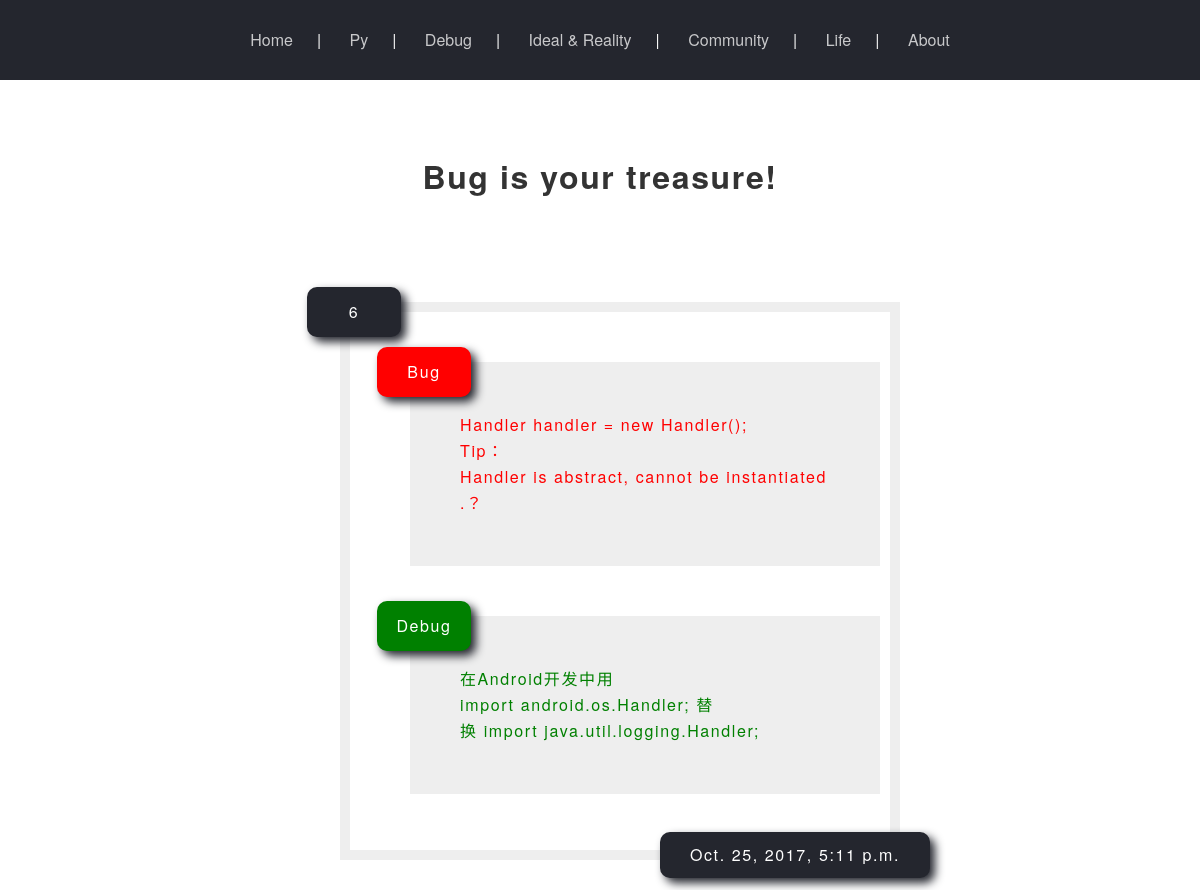
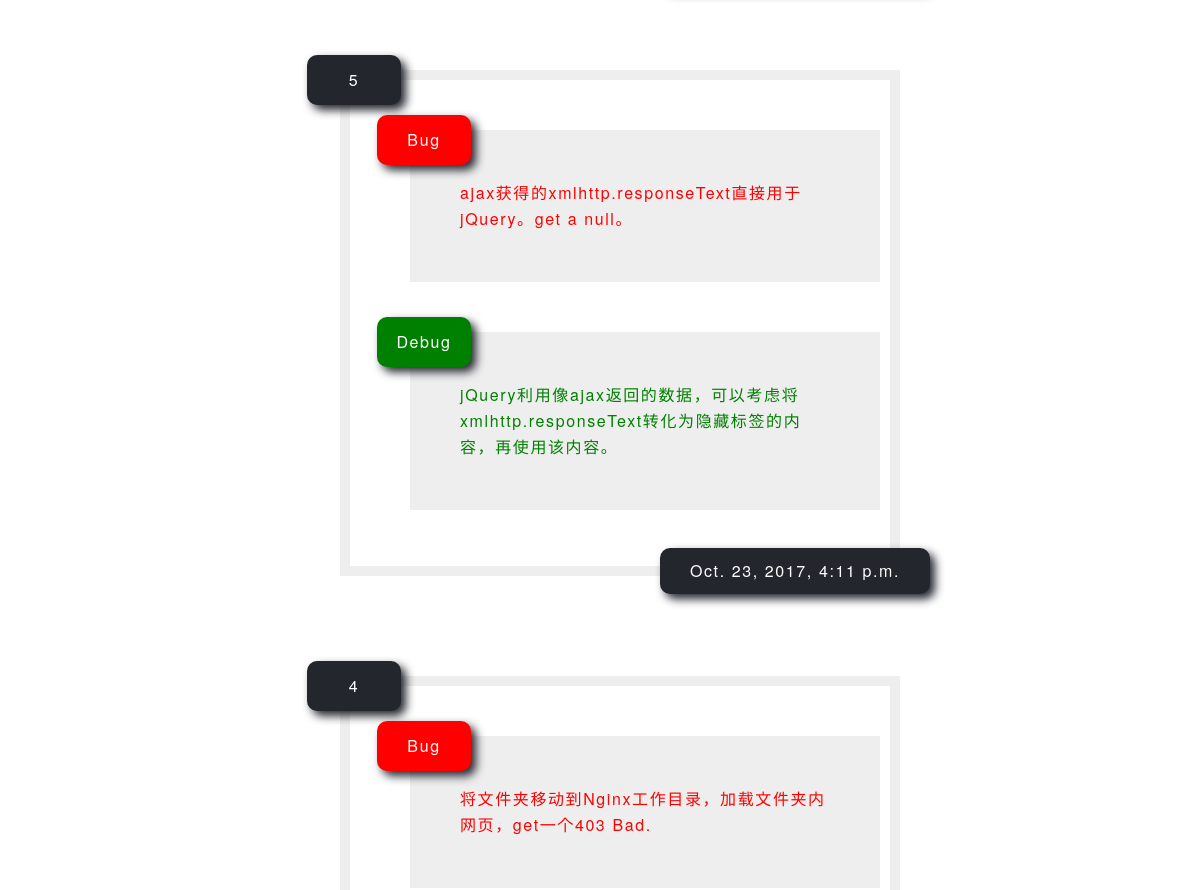
The page /debug/ (upper part) on the database as committed earlier (2 pictures, top to bottom).
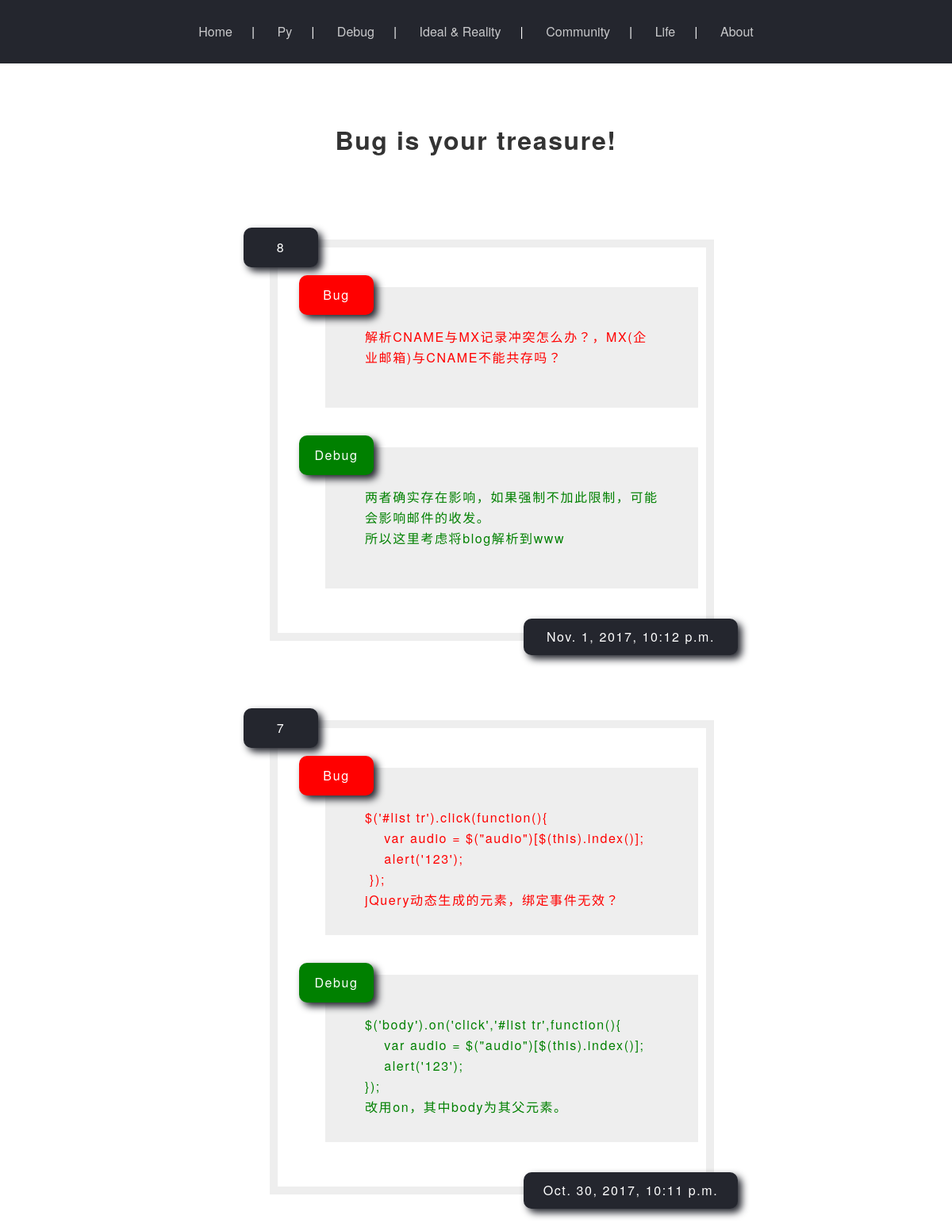
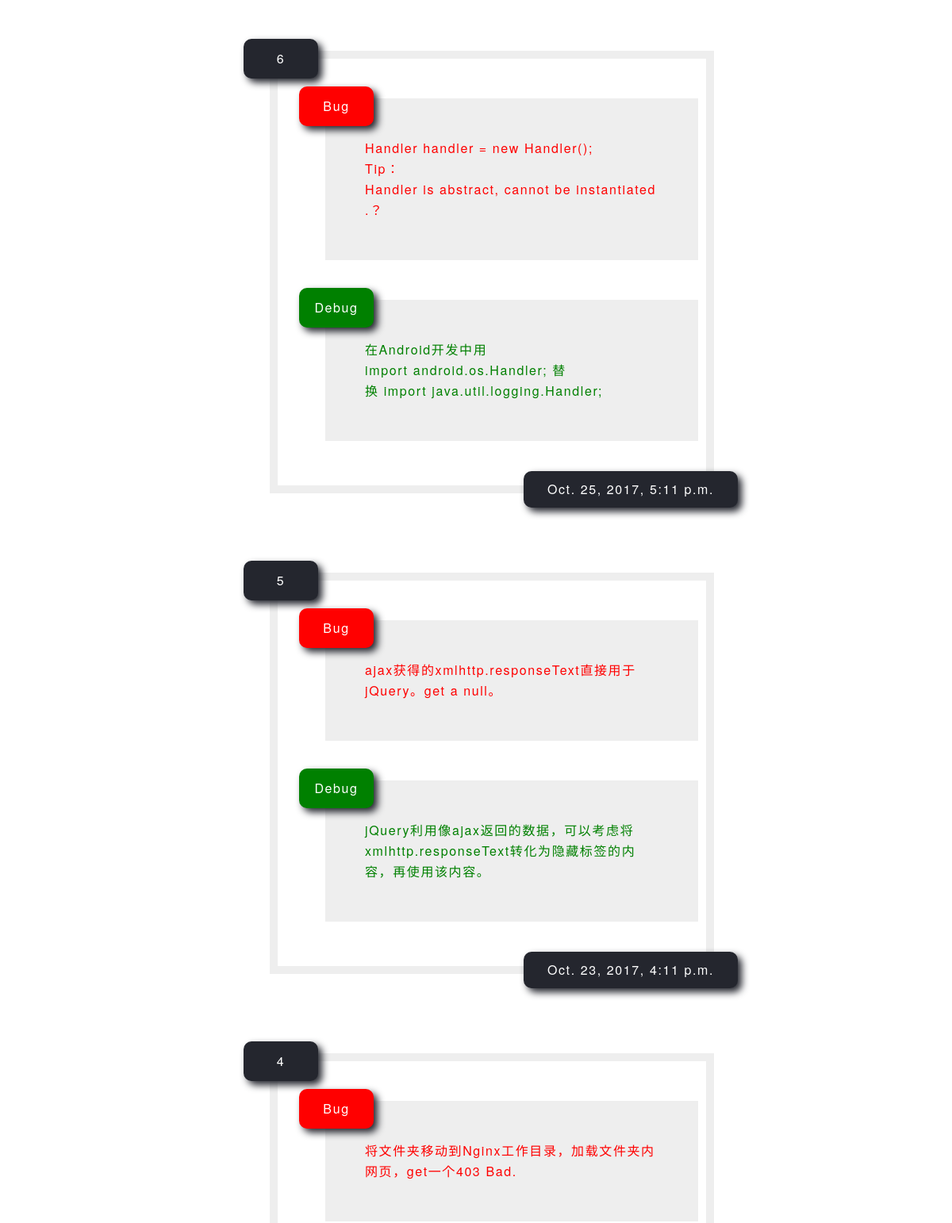
The same page on the database as committed later (2 pictures, top to bottom).
### blog/models.py (models this page shows)
class Debug(models.Model):
	bug = models.TextField()
	env = models.CharField(max_length = 150)
	timestamp = models.DateTimeField()
	debug = models.TextField(blank=True)

### blog/views.py (the view)
# urls.py: url(r'^debug/$',debug),
def debug(request):
	debug_list = Debug.objects.order_by('-timestamp')#按时间戳排序
	for n in range(len(debug_list)):
		debug_list[n].bug = debug_list[n].bug.replace('\n','<br>')
		debug_list[n].bug = debug_list[n].bug.replace(' ','&nbsp;')
		debug_list[n].debug = debug_list[n].debug.replace('\n','<br>')
		debug_list[n].debug = debug_list[n].debug.replace(' ','&nbsp')
	return render_to_response('debug.html',{'debug_list' : debug_list})

### blog/templates/debug.html (shortened to what this page needs)
{% include 'head.html' %}
	<div id='main'>
		<div id='page'>
<h1 style='text-align:center;'>Bug is your treasure!</h1>
<ul>
{% for debug in debug_list %}
	<li>
		<div class='tip' style='background: #24262e;'>{{ forloop.revcounter }}</div>
		<ul class='log'>
			<li>
				<div class='tip'>Bug</div>
				<div class='left'>{{ debug.bug | safe }}</div>
			</li>
			<li>
				<div class='tip' style='background: green;'>Debug</div>
				<div class='right'>{{ debug.debug | safe }}</div>
			</li>
			<li class='time'>{{ debug.timestamp }}</li>
		</ul>
	</li>
{% endfor %}
</ul>
		</div>
	</div>

Rows that differ between the two databases and show on the page:
added Debug: bug "解析CNAME与MX记录冲突怎么办？，MX(企业邮箱)与CNAME不能共存吗？", debug "两者确实存在影响，如果强制不加此限制，可能会影响邮件的收发。 所以这里考虑将blog解析到www", timestamp "Nov. 1, 2017, 10:12 p.m."
added Debug: bug "$('#list tr').click(function(){ var audio = $(\"audio\")[$(this).index()]; alert('123'); }); jQuery动态生成的元素，绑定事件无效？", debug "$('body').on('click','#list tr',function(){ var audio = $(\"audio\")[$(this).index()]; alert('123'); }); 改用on，其中body为其父元素。", timestamp "Oct. 30, 2017, 10:11 p.m."
